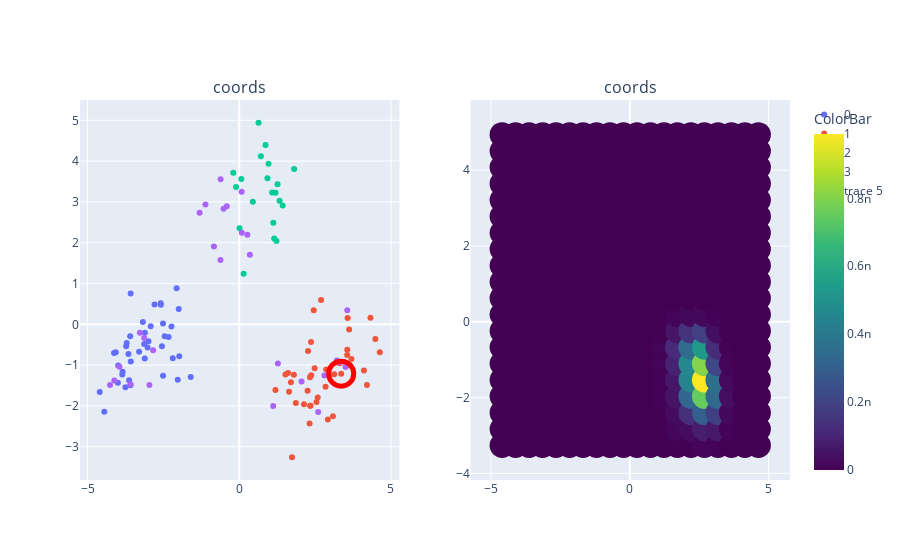

Notebook source saved alongside this figure:
### Code cell
from plotly import tools

title= 'coords'
fig_subplots = tools.make_subplots(rows=1, cols=2,subplot_titles=tuple([title]*2))

for trace in figwl:
    fig_subplots.append_trace(trace, 1, 1)
    

trace= go.Scatter(
    x= background[:,0],
    y= background[:,1],
    #z= grid_likes,
    mode= 'markers',
    marker= {
        'color':grid_likes,
        'colorbar': go.scatter.marker.ColorBar(
            title= 'ColorBar'
        ),
        'colorscale':'Viridis',
        'line': {'width': 0},
        'size': 25,
        'symbol': 'circle',
      "opacity": 1
      }
)

fig_subplots.append_trace(trace, 1,2)

iplot(fig_subplots)

### Figure 1 — Plotly figure (JSON) as saved in the notebook; plotly's stock layout.template omitted (floating-point values rounded to 4 significant figures; data arrays with more than 128 entries replaced by an {"elided": "..."} marker saying what was removed)
{"data": [{"mode": "markers", "name": "0", "type": "scatter", "x": [-3.71, -4.002, -2.514, -3.58, -3.302, -2.513, -2.064, -2.458, -3.179, -3.586, -4.071, -3.73, -4.6, -3.753, -2.992, -3.023, -2.33, -4.127, -3.135, -3.112, -3.597, -2.921, -2.192, -2.549, -3.654, -1.979, -2.028, -3.857, -2.793, -3.577, -3.632, -1.602, -2.592, -2.587, -3.116, -3.846, -4.448, -3.991, -2.235, -1.996], "xaxis": "x", "y": [-0.4604, -1.432, 0.01757, 0.7534, -0.6714, -1.261, 0.8846, -0.2947, 0.05361, -1.497, -0.6873, -0.5384, -1.659, -1.544, -0.4157, -0.5703, -0.3087, -0.7053, -0.4811, -0.2079, -0.2924, -0.04774, -0.8294, -0.5377, -0.7257, -0.7845, -1.361, -1.233, 0.4831, -0.9087, -1.37, -1.289, 0.5184, 0.4806, -0.8384, -1.165, -2.146, -1.013, -0.05589, 0.3748], "yaxis": "y"}, {"mode": "markers", "name": "1", "type": "scatter", "x": [4.208, 2.365, 1.641, 3.637, 2.844, 1.521, 2.349, 3.557, 3.224, 1.192, 3.31, 3.087, 3.131, 2.919, 2.268, 4.486, 2.485, 1.864, 2.252, 4.109, 2.371, 3.622, 1.739, 1.801, 3.537, 3.696, 2.545, 4.325, 3.572, 3.559, 1.702, 1.608, 2.586, 2.132, 2.456, 2.866, 3.36, 2.318, 2.695, 2.339, 2.332, 4.631], "xaxis": "x", "y": [-1.49, -0.4326, -1.652, -1.002, -1.531, -1.231, -1.999, -0.7496, -0.9324, -1.609, -0.9515, -2.253, -1.222, -2.331, -0.6538, -0.3577, -1.074, -1.926, -1.626, -1.131, -1.246, -0.1261, -3.258, -1.239, -0.9616, -0.8502, -1.902, 0.1599, 0.1545, -0.6208, -1.42, -1.195, -1.796, -1.961, 0.3434, -1.109, -1.209, -2.433, 0.5946, -1.996, -1.296, -0.6872], "yaxis": "y"}, {"mode": "markers", "name": "2", "type": "scatter", "x": [-0.1994, 0.6351, 0.9292, 1.086, 0.9639, 1.329, 1.431, -0.1062, 1.227, 1.26, 0.06689, 0.1442, 1.807, 0.8657, 0.7113, 0.009395, 1.193, 1.151, 0.4461, 1.122], "xaxis": "x", "y": [3.716, 4.94, 3.578, 3.23, 3.934, 3.029, 2.912, 3.367, 2.039, 3.432, 3.562, 1.238, 3.806, 4.395, 4.116, 2.355, 3.227, 2.1, 3.005, 2.491], "yaxis": "y"}, {"mode": "markers", "name": "3", "type": "scatter", "x": [-0.4117, 1.273, -0.5177, -0.6208, 3.559, -1.114, -0.6148, 0.07846, 0.3499, -4.119, 0.2668, -3.133, -0.8348, 1.118, 2.807, -3.277, 2.053, -2.841, 0.08455, -1.308, 3.502, -2.963, -3.585, -4.261, 3.217, -3.95, 2.601, 3.303], "xaxis": "x", "y": [2.892, -0.9583, 2.833, 1.575, 0.3445, 2.936, 3.555, 3.25, 1.703, -1.378, 2.193, -0.337, 1.908, -2.005, -1.252, -0.2066, -1.404, -0.6355, 2.247, 2.735, -1.045, -1.485, -1.467, -1.49, -0.8894, -1.038, -2.147, -0.9325], "yaxis": "y"}, {"marker": {"color": "rgba(135, 206, 250, 0)", "line": {"color": "red", "width": 5}, "opacity": 1, "size": 25}, "mode": "markers", "showlegend": false, "type": "scatter", "x": [3.36], "xaxis": "x", "y": [-1.209], "yaxis": "y"}, {"marker": {"color": {"elided": "400 float values"}, "colorbar": {"title": {"text": "ColorBar"}}, "colorscale": [[0, "#440154"], [0.1111, "#482878"], [0.2222, "#3e4989"], [0.3333, "#31688e"], [0.4444, "#26828e"], [0.5556, "#1f9e89"], [0.6667, "#35b779"], [0.7778, "#6ece58"], [0.8889, "#b5de2b"], [1, "#fde725"]], "line": {"width": 0}, "opacity": 1, "size": 25, "symbol": "circle"}, "mode": "markers", "type": "scatter", "x": {"elided": "400 float values"}, "xaxis": "x2", "y": {"elided": "400 float values"}, "yaxis": "y2"}], "layout": {"annotations": [{"font": {"size": 16}, "showarrow": false, "text": "coords", "x": 0.225, "xanchor": "center", "xref": "paper", "y": 1, "yanchor": "bottom", "yref": "paper"}, {"font": {"size": 16}, "showarrow": false, "text": "coords", "x": 0.775, "xanchor": "center", "xref": "paper", "y": 1, "yanchor": "bottom", "yref": "paper"}], "xaxis": {"anchor": "y", "domain": [0, 0.45]}, "xaxis2": {"anchor": "y2", "domain": [0.55, 1]}, "yaxis": {"anchor": "x", "domain": [0, 1]}, "yaxis2": {"anchor": "x2", "domain": [0, 1]}}}
